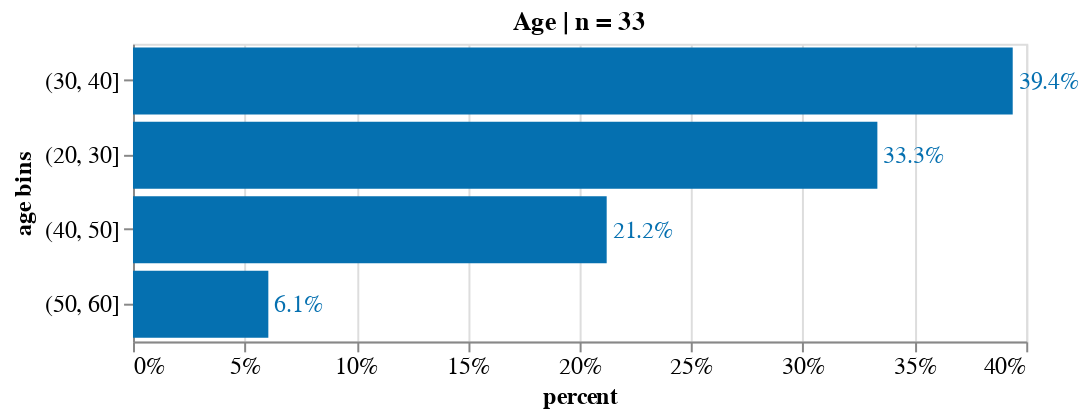

The notebook cell this image was saved under:
### Code cell
source = count_freq_labels(df, X="age") 
n_sample = source['counts'].sum().astype(str)

# binning age for chart
bins = [20, 30, 40, 50, 60]
source['age bins'] = pd.cut(source['age'].astype(int), bins)
source = source.groupby(['age bins'])['percent'].sum().to_frame().reset_index()
source['age bins'] = source['age bins'].astype(str)

title = 'Age | n = '+ n_sample
X, Y = 'percent:Q', 'age bins:N'
w, h= 450, 150
txs, ls, ts = 12, 12, 12

chart_age = simple_per_bar(
    source, title=title, X=X, Y=Y, \
    width=w, height=h, \
    text_size = txs, label_size = ls, title_size=ts)

chart_age.display(renderer='svg')

### Figure 1 — Vega-Lite specification as saved in the notebook (floating-point values rounded to 4 significant figures)
{"config": {"view": {"continuousWidth": 400, "continuousHeight": 300}, "axis": {"labelFontSize": 12, "titleFontSize": 12}}, "layer": [{"mark": "bar", "encoding": {"color": {"condition": {"value": "orange", "test": "(datum.emotion === null)"}, "value": "#0570b0"}, "x": {"type": "quantitative", "axis": {"format": ".0%"}, "field": "percent"}, "y": {"type": "nominal", "field": "age bins", "sort": "-x"}}, "title": "Age | n = 33"}, {"mark": {"type": "text", "align": "left", "baseline": "middle", "dx": 3, "fontSize": 12}, "encoding": {"color": {"condition": {"value": "orange", "test": "(datum.emotion === null)"}, "value": "#0570b0"}, "text": {"type": "quantitative", "field": "percent", "format": ".1%"}, "x": {"type": "quantitative", "axis": {"format": ".0%"}, "field": "percent"}, "y": {"type": "nominal", "field": "age bins", "sort": "-x"}}, "title": "Age | n = 33"}], "data": {"name": "data-d9c08d0f92b917211ee6fb8ab15b28ad"}, "height": 150, "width": 450, "$schema": "https://vega.github.io/schema/vega-lite/v4.8.1.json", "datasets": {"data-d9c08d0f92b917211ee6fb8ab15b28ad": [{"age bins": "(20, 30]", "percent": 0.3333}, {"age bins": "(30, 40]", "percent": 0.3939}, {"age bins": "(40, 50]", "percent": 0.2121}, {"age bins": "(50, 60]", "percent": 0.06061}]}}
